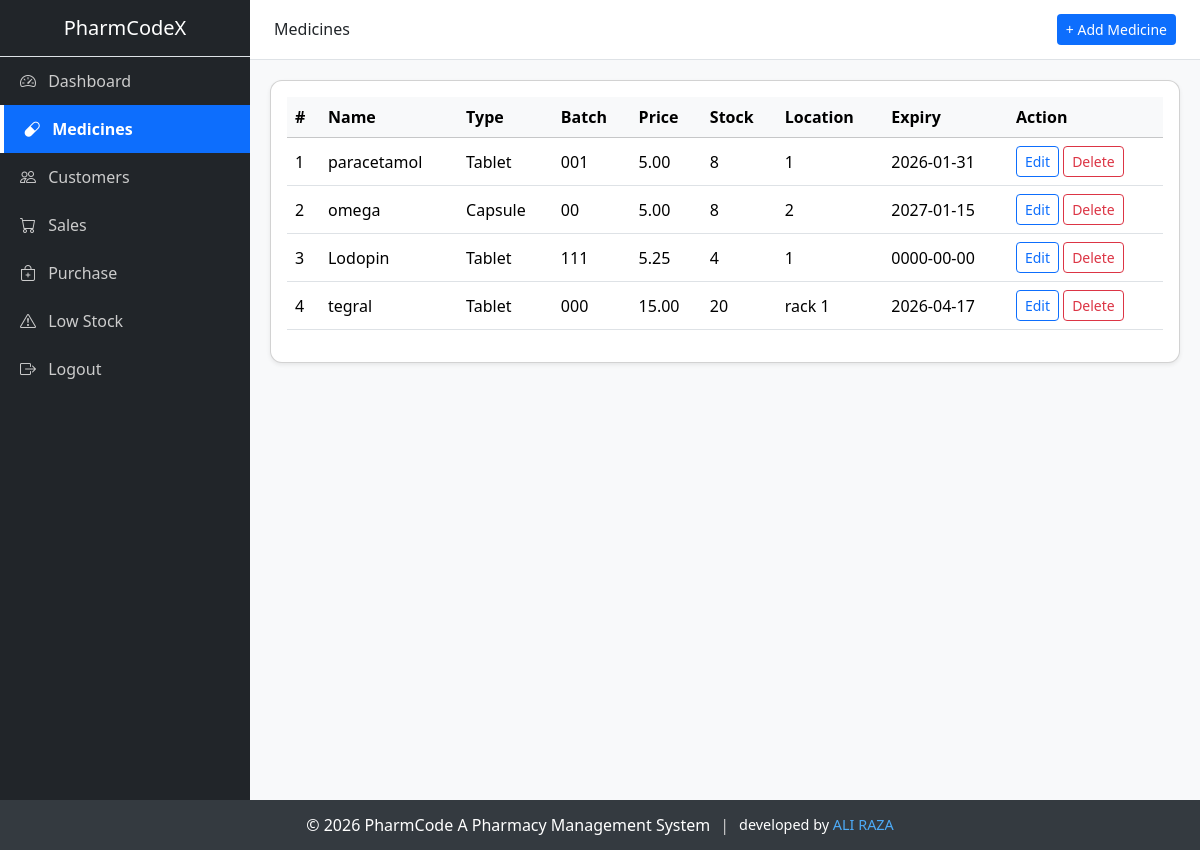
The app's page /mutual/medicine.php, older data.
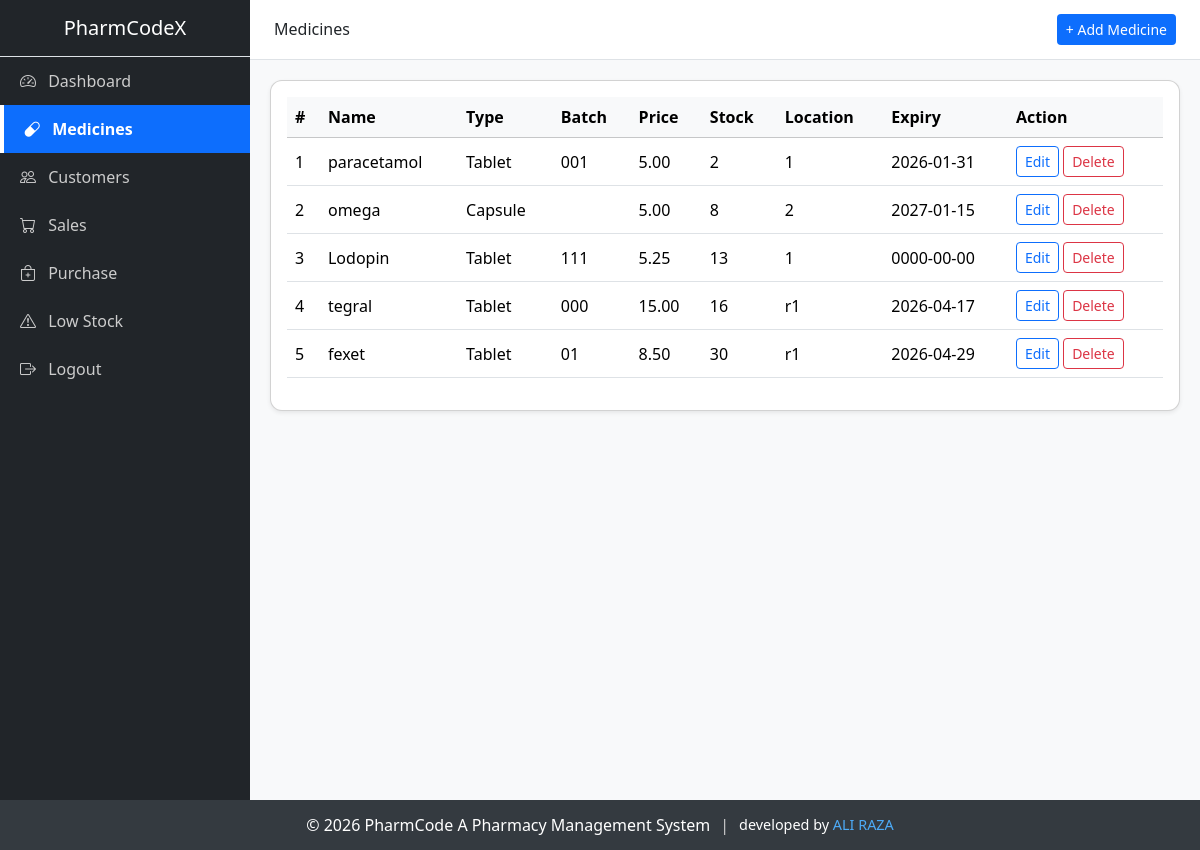
The same page, newer data.
### tables this page shows
CREATE TABLE `medicines` (
  `id` int(11) NOT NULL AUTO_INCREMENT,
  `name` varchar(100) NOT NULL,
  `type` varchar(10) NOT NULL,
  `batch_no` varchar(50) NOT NULL,
  `price` decimal(10,2) NOT NULL,
  `quantity` int(11) NOT NULL DEFAULT 0,
  `location` varchar(10) NOT NULL,
  `expiry_date` date NOT NULL,
  `created_at` timestamp NOT NULL DEFAULT current_timestamp(),
  PRIMARY KEY (`id`)
);

### mutual/medicine.php (the view, shortened to what this page needs)
<?php
include('../config/connection.php');
$result = $conn->query("SELECT * FROM medicines");
?>
<!DOCTYPE html>
<html lang="en">
<head>
<link href="https://cdn.jsdelivr.net/npm/bootstrap@5.3.2/dist/css/bootstrap.min.css" rel="stylesheet">
</head>
<body class="admin-theme">
<div class="d-flex">
<?php include('../includes/sidebar.php'); ?>
<div class="flex-grow-1">
<div class="topbar d-flex align-items-center justify-content-between px-4">
    <h6 class="mb-0">Medicines</h6>
    <button class="btn btn-sm"
        style="background-color: var(--primary-color); color:#fff"
        data-bs-toggle="modal" data-bs-target="#addMedicineModal">
        + Add Medicine
    </button>
</div>
<div class="content">
<div class="card shadow-sm">
<div class="card-body">
<table class="table table-hover align-middle">
<thead class="table-light">
<tr>
    <th>#</th>
    <th>Name</th>
    <th>Type</th>
    <th>Batch</th>
    <th>Price</th>
    <th>Stock</th>
    <th>Location</th>
    <th>Expiry</th>
    <th>Action</th>
</tr>
</thead>
<tbody>
<?php $i=1; while($row=$result->fetch_assoc()): ?>
<tr data-id="<?= $row['id'] ?>">
    <td><?= $i++ ?></td>
    <td class="name"><?= htmlspecialchars($row['name']) ?></td>
    <td class="type"><?= htmlspecialchars($row['type']) ?></td>
    <td class="batch"><?= htmlspecialchars($row['batch_no']) ?></td>
    <td class="price"><?= $row['price'] ?></td>
    <td class="qty"><?= $row['quantity'] ?></td>
    <td class="location"><?= htmlspecialchars($row['location']) ?></td>
    <td class="expiry"><?= $row['expiry_date'] ?></td>
    <td>
        <button class="btn btn-sm btn-outline-primary" onclick="openEditModal(this)">Edit</button>
        <button class="btn btn-sm btn-outline-danger" onclick="deleteMedicine(this)">Delete</button>
    </td>
</tr>
<?php endwhile; ?>
</tbody>
</table>
</div>
</div>
</div>
</div>
</div>
<?php include("../includes/footer.php"); ?>
</body>
</html>

### includes/sidebar.php (shortened to what this page needs)
<!DOCTYPE html>
<html lang="en">
<head>
    <link rel="stylesheet" href="../css/style.css">
    <link rel="stylesheet" href="https://cdn.jsdelivr.net/npm/bootstrap-icons@1.5.0/font/bootstrap-icons.css">
    <link rel="stylesheet" href="https://cdn.jsdelivr.net/npm/bootstrap-icons@1.11.1/font/bootstrap-icons.css">
</head>
<body>
<div class="sidebar">
    <div class="text-center py-3 border-bottom">
        <h5 class="text-white mb-0">PharmCodeX</h5>
    </div>
 <?php
$dashboardLink = "#";
$currentPage = basename($_SERVER['PHP_SELF']);
?>
<a href="<?= $dashboardLink ?>"
   class="<?= ($currentPage == basename($dashboardLink)) ? 'active' : '' ?>">
    <i class="bi bi-speedometer2 me-2"></i> Dashboard
</a>
    <a href="../mutual/medicine.php"
       class="<?= ($currentPage == 'medicine.php') ? 'active' : '' ?>">
        <i class="bi bi-capsule me-2"></i> Medicines
    </a>
    <a href="../mutual/customers.php"
       class="<?= ($currentPage == 'customers.php') ? 'active' : '' ?>">
        <i class="bi bi-people me-2"></i> Customers
    </a>
    <a href="../mutual/sales.php"
       class="<?= ($currentPage == 'sales.php') ? 'active' : '' ?>">
        <i class="bi bi-cart me-2"></i> Sales
    </a>
    <a href="../mutual/purchase.php"
   class="<?= ($currentPage == 'purchase.php') ? 'active' : '' ?>">
    <i class="bi bi-bag-plus me-2"></i> Purchase
    </a>
      <a href="../mutual/low.php"
   class="<?= ($currentPage == 'low.php') ? 'active' : '' ?>">
   <i class="bi bi-exclamation-triangle me-2"></i> Low Stock
    </a>
    <a href="../auth/logout.php">
        <i class="bi bi-box-arrow-right me-2"></i> Logout
    </a>
</div>
</body>
</html>

### includes/footer.php
<footer style="height: 50px; background-color: #343a40; color: #fff; text-align: center; display: flex; align-items: center; justify-content: center; margin-left: 0px; position: relative;">
    <div style="display: flex; align-items: center; gap: 10px;">
        <span>&copy; 2026 PharmCode A Pharmacy Management System</span>
        <span style="color: #ccc;">|</span>
        <span style="font-size: 0.9em;">
            developed by
            <a href="mailto:mr_ali_raza@yahoo.com" style="color: #4dabf7; text-decoration: none;">
                ALI RAZA
            </a>
        </span>
    </div>
</footer>

### css/style.css (style rules this page uses)
:root { --primary-color: #0d6efd; --sidebar-bg: #212529; --text-muted: #adb5bd; }
body { background-color: #f8f9fa; font-family: 'Segoe UI', sans-serif; }
.sidebar { width: 250px; min-height: 100vh; background: var(--sidebar-bg); }
.sidebar a { color: var(--text-muted); text-decoration: none; padding: 12px 20px; display: block; transition: 0.3s; }
.sidebar a:hover, .sidebar a.active { background: var(--primary-color); color: #fff; }
.topbar { height: 60px; background: #ffffff; border-bottom: 1px solid #dee2e6; }
.content { padding: 20px; }
.card { border-radius: 12px; }
.sidebar a { display: block; padding: 12px 20px; color: #ccc; text-decoration: none; transition: 0.3s; }
.sidebar a.active { background: #0d6efd; color: #fff; font-weight: 600; border-left: 4px solid #fff; }

Row changes from the older to the newer data that the page shows:
changed medicines "paracetamol": quantity "8" → "2"
changed medicines "omega": batch_no "00" → (not shown)
changed medicines "Lodopin": quantity "4" → "13"
changed medicines "tegral": quantity "20" → "16"; location "rack 1" → "r1"
added medicines: name "fexet", type "Tablet", batch_no "01", price "8.50", quantity "30", location "r1", expiry_date "2026-04-29"
